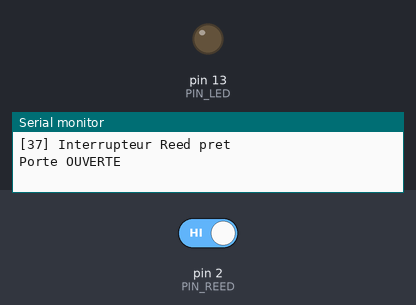
A sketch run on a simulated Arduino Uno, built with avr-gcc and run on an emulated ATmega328P. Parts: output pins drawn as LEDs (lit = HIGH), the last lines printed to the serial monitor. The inputs (shaded band) are chosen by the test bench; at power-on: pin 2 (PIN_REED) HIGH.

Above: at 1.2 s.
1.3 s: pin 2 (PIN_REED) driven LOW
At 2.5 s:
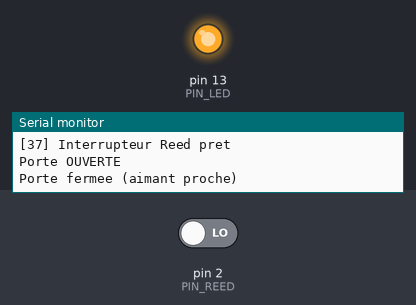
2.8 s: pin 2 (PIN_REED) driven HIGH
At 3.8 s:
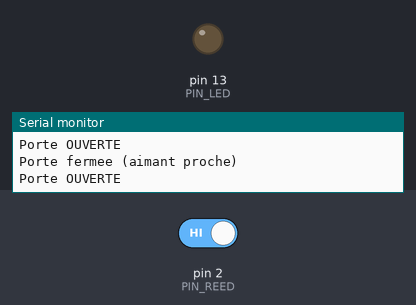
Timing chart, 0 to 5.8 s (numbered marks = the images above; inputs shaded):
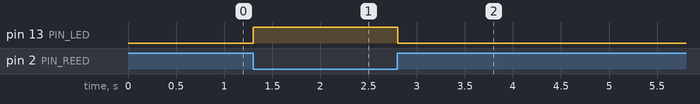

Measured:
- after the input at 1.3 s, pin 13 (PIN_LED): LOW → HIGH at once
- after the input at 2.8 s, pin 13 (PIN_LED): HIGH → LOW at once

The sketch:

37_Interrupteur_Reed.ino
```cpp
/*
 * =====================================================================
 *  Arduino Lab Nexus v6.1.0 STABLE  -  Interrupteur Reed
 * =====================================================================
 *  Explication : Détecte l'ouverture ou la fermeture d'une porte avec un interrupteur Reed et un aimant.
 *  Carte       : Arduino UNO / Nano (ATmega328P) - compatible Mega
 *  Moniteur    : 9600 bauds
 *
 *  Câblage :
 *   Arduino D2     -> Reed broche 1
 *   Arduino GND    -> Reed broche 2
 *
 *  Bibliothèques requises (arduino-cli lib install "...") : aucune
 * =====================================================================
 */
// @libs:

// Broches
const uint8_t PIN_REED = 2;
const uint8_t PIN_LED  = 13;

int etatPrecedent = -1;

void setup() {
  pinMode(PIN_REED, INPUT_PULLUP);   // LOW = contact fermé (aimant proche)
  pinMode(PIN_LED, OUTPUT);
  Serial.begin(9600);
  Serial.println(F("[37] Interrupteur Reed pret"));
}

void loop() {
  int etat = digitalRead(PIN_REED);
  digitalWrite(PIN_LED, etat == LOW ? HIGH : LOW);
  // Affiche seulement lors d'un changement
  if (etat != etatPrecedent) {
    Serial.println(etat == LOW ? F("Porte fermee (aimant proche)") : F("Porte OUVERTE"));
    etatPrecedent = etat;
  }
  delay(50);                          // anti-rebond simple
}
```
